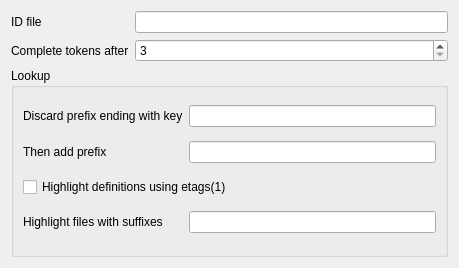
<?xml version="1.0" encoding="UTF-8"?>
<ui version="4.0">
 <class>ConfigWidget</class>
 <widget class="QWidget" name="ConfigWidget">
  <property name="geometry">
   <rect>
    <x>0</x>
    <y>0</y>
    <width>459</width>
    <height>268</height>
   </rect>
  </property>
  <property name="windowTitle">
   <string>ConfigWidget</string>
  </property>
  <layout class="QGridLayout" name="gridLayout">
   <item row="0" column="0">
    <widget class="QLabel" name="labelIdFile">
     <property name="text">
      <string>ID file</string>
     </property>
     <property name="buddy">
      <cstring>idFile</cstring>
     </property>
    </widget>
   </item>
   <item row="0" column="1">
    <widget class="KLineEdit" name="idFile">
     <property name="whatsThis">
      <string>Name of ID file.</string>
     </property>
     <property name="text">
      <string/>
     </property>
    </widget>
   </item>
   <item row="1" column="1">
    <widget class="KIntSpinBox" name="keySize">
     <property name="whatsThis">
      <string>Minimum length of token before completions will be shown.</string>
     </property>
     <property name="minimum">
      <number>3</number>
     </property>
     <property name="maximum">
      <number>16</number>
     </property>
    </widget>
   </item>
   <item row="1" column="0">
    <widget class="QLabel" name="labelKeySize">
     <property name="text">
      <string>Complete tokens after</string>
     </property>
     <property name="buddy">
      <cstring>keySize</cstring>
     </property>
    </widget>
   </item>
   <item row="2" column="0" colspan="2">
    <widget class="QGroupBox" name="groupBox">
     <property name="title">
      <string>Lookup</string>
     </property>
     <layout class="QGridLayout" name="gridLayout_2">
      <item row="1" column="0">
       <widget class="QLabel" name="labelSrcIn">
        <property name="text">
         <string>Discard prefix ending with key</string>
        </property>
        <property name="buddy">
         <cstring>idFile</cstring>
        </property>
       </widget>
      </item>
      <item row="1" column="1">
       <widget class="KLineEdit" name="srcIn">
        <property name="whatsThis">
         <string>Discard the first part of the file name ending with this key.</string>
        </property>
       </widget>
      </item>
      <item row="2" column="1">
       <widget class="KLineEdit" name="srcOut">
        <property name="whatsThis">
         <string>Replacement prefix. Use %{idPrefix} to insert the prefix of the ID file ending with the key.</string>
        </property>
       </widget>
      </item>
      <item row="2" column="0">
       <widget class="QLabel" name="labelSrcOut">
        <property name="text">
         <string>Then add prefix</string>
        </property>
        <property name="buddy">
         <cstring>srcOut</cstring>
        </property>
       </widget>
      </item>
      <item row="4" column="0">
       <widget class="QLabel" name="labelUseSuffixes">
        <property name="text">
         <string>Highlight files with suffixes</string>
        </property>
        <property name="buddy">
         <cstring>useSuffixes</cstring>
        </property>
       </widget>
      </item>
      <item row="4" column="1">
       <widget class="KLineEdit" name="useSuffixes">
        <property name="whatsThis">
         <string>Use .h;.hxx to highlight files which may contain declarations.</string>
        </property>
       </widget>
      </item>
      <item row="3" column="0" colspan="2">
       <widget class="QCheckBox" name="useEtags">
        <property name="whatsThis">
         <string>Use etags(1) to find definitions, and highlight them</string>
        </property>
        <property name="text">
         <string>Highlight definitions using etags(1)</string>
        </property>
       </widget>
      </item>
     </layout>
    </widget>
   </item>
  </layout>
 </widget>
 <customwidgets>
  <customwidget>
   <class>KLineEdit</class>
   <extends>QLineEdit</extends>
   <header>klineedit.h</header>
  </customwidget>
  <customwidget>
   <class>KIntSpinBox</class>
   <extends>QSpinBox</extends>
   <header>knuminput.h</header>
  </customwidget>
 </customwidgets>
 <tabstops>
  <tabstop>idFile</tabstop>
  <tabstop>keySize</tabstop>
  <tabstop>srcIn</tabstop>
  <tabstop>srcOut</tabstop>
 </tabstops>
 <resources/>
 <connections/>
</ui>
